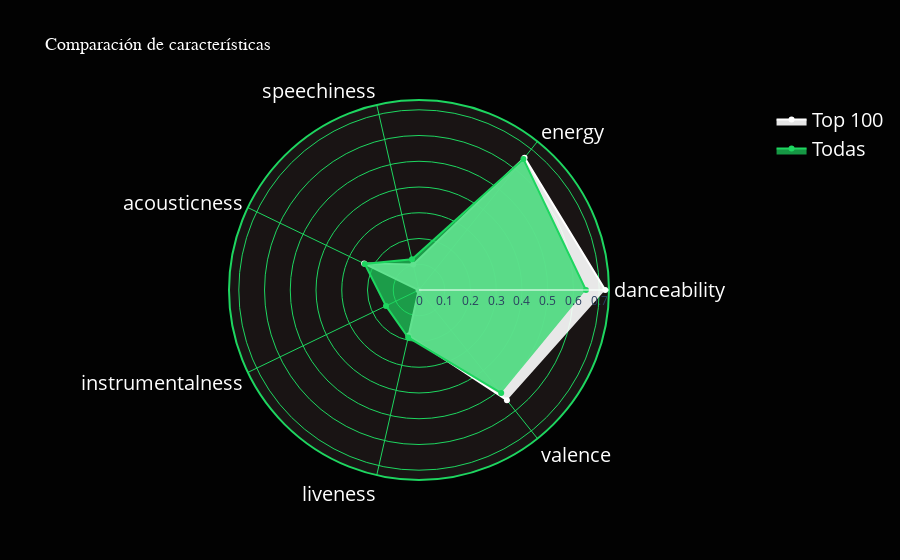

The notebook cell this image was saved under:
### Code cell
fig = go.Figure(data=[go.Scatterpolar(r=mean_vals.iloc[0], theta=var_canc_cols, fill='toself', name='Top 100', line_color='#FFFFFF', fillcolor='rgba(255,255,255,0.9)'),
                      go.Scatterpolar(r=mean_vals.iloc[1], theta=var_canc_cols, fill='toself', name='Todas', line_color='rgb(30,214,96)', fillcolor='rgba(30,214,96,0.7)')],
                layout=go.Layout(title=go.layout.Title(text='Comparación de características'),
                                 polar={'radialaxis': {'visible': True}},
                                 showlegend=True, plot_bgcolor='#020202', paper_bgcolor='#020202'))
fig.update_layout(title=dict(text='Comparación de características',
                             font=dict(family="sans-serif", 
                                       size = 18,
                                       color='#FFFFFF')),
                 legend=dict(font=dict(size=20, color='#FFFFFF')))
fig.update_xaxes(title_font_color='#FFFFFF')
fig.update_yaxes(title_font_color='#FFFFFF') 
fig.update_polars(angularaxis_color='#FFFFFF', angularaxis_tickfont_size=20, angularaxis_linecolor='#1ED660', angularaxis_linewidth=2, angularaxis_gridcolor='#1ED660', angularaxis_tickcolor='#1DB954',
                 bgcolor='rgba(25,20,20,1)', radialaxis_gridcolor='#1ED660')
fig.show()

### Figure 1 — Plotly figure (JSON) as saved in the notebook; plotly's stock layout.template omitted (floating-point values rounded to 4 significant figures)
{"data": [{"fill": "toself", "fillcolor": "rgba(255,255,255,0.9)", "line": {"color": "#FFFFFF"}, "name": "Top 100", "r": [0.7235, 0.6576, 0.1013, 0.2366, 0.001576, 0.1812, 0.5479], "theta": ["danceability", "energy", "speechiness", "acousticness", "instrumentalness", "liveness", "valence"], "type": "scatterpolar"}, {"fill": "toself", "fillcolor": "rgba(30,214,96,0.7)", "line": {"color": "rgb(30,214,96)"}, "name": "Todas", "r": [0.6484, 0.6506, 0.1225, 0.2338, 0.1423, 0.1891, 0.5121], "theta": ["danceability", "energy", "speechiness", "acousticness", "instrumentalness", "liveness", "valence"], "type": "scatterpolar"}], "layout": {"legend": {"font": {"color": "#FFFFFF", "size": 20}}, "paper_bgcolor": "#020202", "plot_bgcolor": "#020202", "polar": {"angularaxis": {"color": "#FFFFFF", "gridcolor": "#1ED660", "linecolor": "#1ED660", "linewidth": 2, "tickcolor": "#1DB954", "tickfont": {"size": 20}}, "bgcolor": "rgba(25,20,20,1)", "radialaxis": {"gridcolor": "#1ED660", "visible": true}}, "showlegend": true, "title": {"font": {"color": "#FFFFFF", "family": "sans-serif", "size": 18}, "text": "Comparación de características"}, "xaxis": {"title": {"font": {"color": "#FFFFFF"}}}, "yaxis": {"title": {"font": {"color": "#FFFFFF"}}}}}
